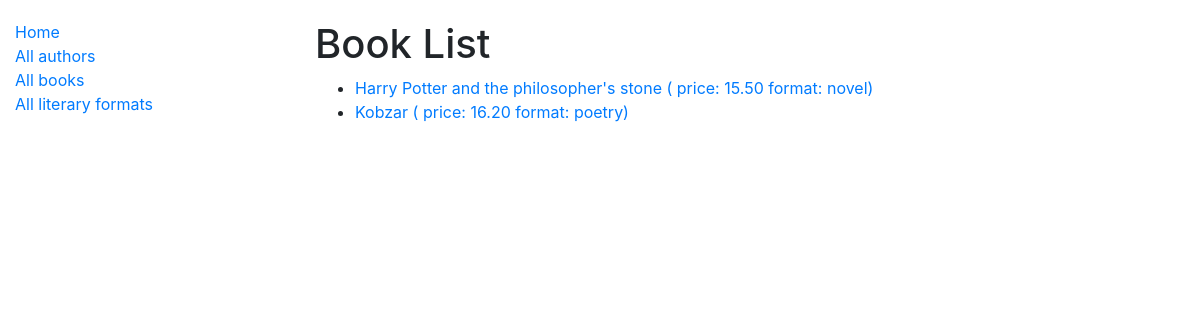
/books/, run on an earlier commit of the app's database.
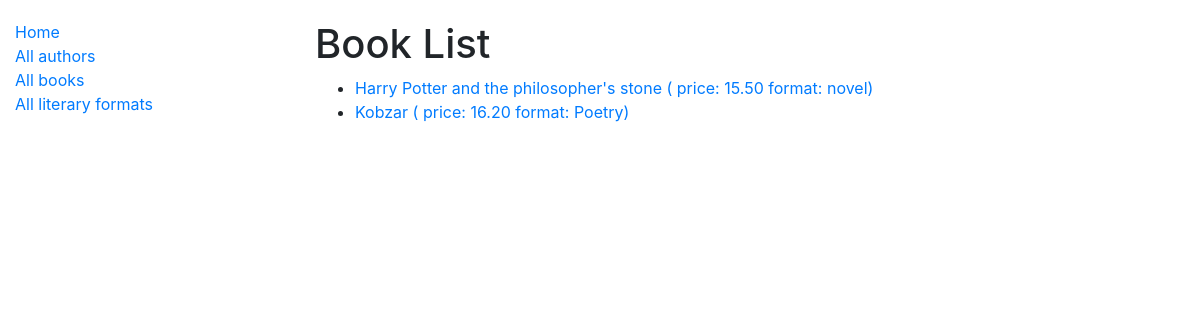
And on a later commit of the database.
### catalog/models.py (models this page shows, shortened)
class Book(models.Model):
    title = models.CharField(max_length=255)
    price = models.DecimalField(max_digits=7, decimal_places=2)
    format = models.ForeignKey(
        LiteraryFormat,
        on_delete=models.CASCADE,
        related_name="books"
    )
    authors = models.ManyToManyField(settings.AUTH_USER_MODEL, related_name="books")
    class Meta:
        ordering = ("title",)
    def __str__(self):
        return f"{self.title} ( price: {self.price} format: {self.format.name})"

class LiteraryFormat(models.Model):
    name = models.CharField(max_length=255)
    class Meta:
        ordering = ("name",)

### catalog/views.py (the view)
# urls.py: path("books/", BookListView.as_view(), name="book-list"),
class BookListView(generic.ListView):
    model = Book

### templates/catalog/book_list.html
{% extends 'base.html' %}
{% block content %}
    <h1>Book List</h1>
    {% if book_list %}
    <ul>
        {% for book in book_list %}
        <li >
            <a href="{% url 'catalog:book-detail' book.id %}" >{{ book }} </a>
        </li>
        {% endfor %}
    </ul>
    {% endif %}
{% endblock %}

### templates/base.html (shortened to what this page needs)
<!DOCTYPE "html">
<html lang="en">
<head>
    <link rel="stylesheet" href="https://cdn.jsdelivr.net/npm/bootstrap@4.6.2/dist/css/bootstrap.min.css">
    {% load static %}
    <link rel="stylesheet" href="{% static 'css/styles.css' %}">
</head>
<body>
<div class="container-fluid">
    <div class="row">
        <div class="col-sm-3">
            {% block sidebar %}
                {% include 'includes/sidebar.html' %}
            {% endblock %}
        </div>
        <div class="col-sm-9">
            {% block content %}
            {% endblock %}
        </div>
    </div>
</div>
</body>
</html>

### templates/includes/sidebar.html
<ul class="sidebar-nav">
    <li> <a href="{% url 'catalog:index' %}">Home</a></li>
    <li><a href="{% url 'catalog:author-list' %}">All authors</a></li>
    <li><a href="{% url 'catalog:book-list' %}">All books</a></li>
    <li><a href="{% url 'catalog:literary-format-list' %}">All literary formats</a></li>
</ul>

### static/css/styles.css (style rules this page uses)
body { margin-top: 20px; }
.sidebar-nav { padding: 0; list-style: none; }

What changed in the data, as far as the page shows it:
changed through a linked row, Book: title+price+format "Kobzar ( price: 16.20 format: poetry)" → "Kobzar ( price: 16.20 format: Poetry)"
